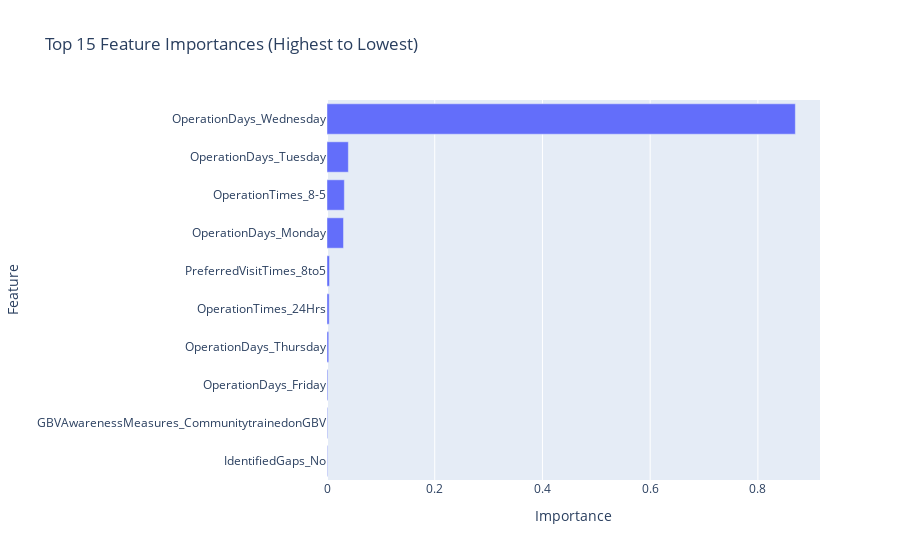

Notebook code for this chart:
### Code cell
feature_importances = best_model.feature_importances_

# Create a Series for the feature importances
importances = pd.Series(feature_importances, index=X_train.columns)

# Sort the importances and select the top 10, then reverse the Series for plotting
top_10_importances = importances.sort_values(ascending=False)[:10][::-1]

# Create a bar chart using Plotly
fig = px.bar(top_10_importances, x=top_10_importances.values, y=top_10_importances.index, orientation='h',
             labels={'x': 'Importance', 'index': 'Feature'},
             title='Top 15 Feature Importances (Highest to Lowest)')

# Show the plot
fig.show()

### Figure 1 — Plotly figure (JSON) as saved in the notebook; plotly's stock layout.template omitted (floating-point values rounded to 4 significant figures)
{"data": [{"alignmentgroup": "True", "hovertemplate": "Importance=%{x}<br>Feature=%{y}<extra></extra>", "legendgroup": "", "marker": {"color": "#636efa", "pattern": {"shape": ""}}, "name": "", "offsetgroup": "", "orientation": "h", "showlegend": false, "textposition": "auto", "type": "bar", "x": [0.001014, 0.001127, 0.00155, 0.003224, 0.004046, 0.004688, 0.03065, 0.0322, 0.03964, 0.8696], "xaxis": "x", "y": ["IdentifiedGaps_No", "GBVAwarenessMeasures_CommunitytrainedonGBV", "OperationDays_Friday", "OperationDays_Thursday", "OperationTimes_24Hrs", "PreferredVisitTimes_8to5", "OperationDays_Monday", "OperationTimes_8-5", "OperationDays_Tuesday", "OperationDays_Wednesday"], "yaxis": "y"}], "layout": {"barmode": "relative", "legend": {"tracegroupgap": 0}, "title": {"text": "Top 15 Feature Importances (Highest to Lowest)"}, "xaxis": {"anchor": "y", "domain": [0, 1], "title": {"text": "Importance"}}, "yaxis": {"anchor": "x", "domain": [0, 1], "title": {"text": "Feature"}}}}
